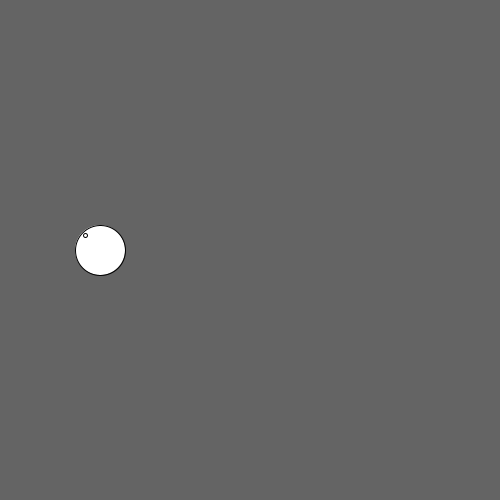
Frame 1 (no input)
Frame 60 (the mouse pressed at the canvas centre just before this capture): identical to frame 1, image omitted
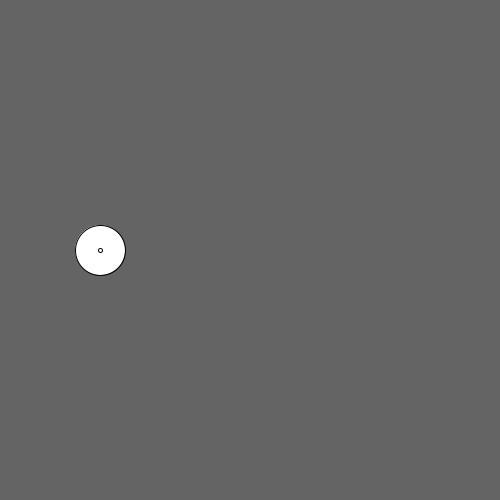
Frame 120 (the mouse held since frame 60 and released just before this capture)

The Processing sketch that drew these frames (run headless with seeded random() and noise(); from frame 60 on, the mouse is pressed at the canvas centre):

// Processing sketch: Occhio
// ── Occhio.pde
//Mapping ::= cambio di range
//Pupilla
//funzione map fa un mapping map(valore da cambiare, range di input, range di output)

float x,y,xS,yS;

void setup(){
  size(500,500);
  xS = 100;
  yS = height/2;
}

void draw(){
  background(100);
  fill(255);
  ellipse(xS,yS,50,50);
  x=map(mouseX,0,width,-15,15);
  y=map(mouseY,0,width,-15,15);
  ellipse(xS+x,yS+y,4,4);
}
